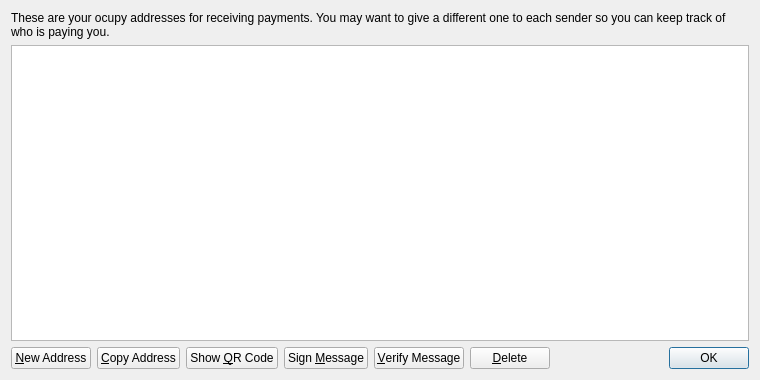
<?xml version="1.0" encoding="UTF-8"?>
<ui version="4.0">
 <class>AddressBookPage</class>
 <widget class="QWidget" name="AddressBookPage">
  <property name="geometry">
   <rect>
    <x>0</x>
    <y>0</y>
    <width>760</width>
    <height>380</height>
   </rect>
  </property>
  <property name="windowTitle">
   <string>Address Book</string>
  </property>
  <layout class="QVBoxLayout" name="verticalLayout">
   <item>
    <widget class="QLabel" name="labelExplanation">
     <property name="text">
      <string>These are your ocupy addresses for receiving payments. You may want to give a different one to each sender so you can keep track of who is paying you.</string>
     </property>
     <property name="textFormat">
      <enum>Qt::PlainText</enum>
     </property>
     <property name="wordWrap">
      <bool>true</bool>
     </property>
    </widget>
   </item>
   <item>
    <widget class="QTableView" name="tableView">
     <property name="contextMenuPolicy">
      <enum>Qt::CustomContextMenu</enum>
     </property>
     <property name="toolTip">
      <string>Double-click to edit address or label</string>
     </property>
     <property name="tabKeyNavigation">
      <bool>false</bool>
     </property>
     <property name="alternatingRowColors">
      <bool>true</bool>
     </property>
     <property name="selectionMode">
      <enum>QAbstractItemView::SingleSelection</enum>
     </property>
     <property name="selectionBehavior">
      <enum>QAbstractItemView::SelectRows</enum>
     </property>
     <property name="sortingEnabled">
      <bool>true</bool>
     </property>
     <attribute name="verticalHeaderVisible">
      <bool>false</bool>
     </attribute>
    </widget>
   </item>
   <item>
    <layout class="QHBoxLayout" name="horizontalLayout">
     <item>
      <widget class="QPushButton" name="newAddressButton">
       <property name="toolTip">
        <string>Create a new address</string>
       </property>
       <property name="text">
        <string>&amp;New Address</string>
       </property>
       <property name="icon">
        <iconset resource="../bitcoin.qrc">
         <normaloff>:/icons/add</normaloff>:/icons/add</iconset>
       </property>
      </widget>
     </item>
     <item>
      <widget class="QPushButton" name="copyToClipboard">
       <property name="toolTip">
        <string>Copy the currently selected address to the system clipboard</string>
       </property>
       <property name="text">
        <string>&amp;Copy Address</string>
       </property>
       <property name="icon">
        <iconset resource="../bitcoin.qrc">
         <normaloff>:/icons/editcopy</normaloff>:/icons/editcopy</iconset>
       </property>
      </widget>
     </item>
     <item>
      <widget class="QPushButton" name="showQRCode">
       <property name="text">
        <string>Show &amp;QR Code</string>
       </property>
       <property name="icon">
        <iconset resource="../bitcoin.qrc">
         <normaloff>:/icons/qrcode</normaloff>:/icons/qrcode</iconset>
       </property>
      </widget>
     </item>
     <item>
      <widget class="QPushButton" name="signMessage">
       <property name="toolTip">
        <string>Sign a message to prove you own a ocupy address</string>
       </property>
       <property name="text">
        <string>Sign &amp;Message</string>
       </property>
       <property name="icon">
        <iconset resource="../bitcoin.qrc">
         <normaloff>:/icons/edit</normaloff>:/icons/edit</iconset>
       </property>
      </widget>
     </item>
     <item>
      <widget class="QPushButton" name="verifyMessage">
       <property name="toolTip">
        <string>Verify a message to ensure it was signed with a specified ocupy address</string>
       </property>
       <property name="text">
        <string>&amp;Verify Message</string>
       </property>
       <property name="icon">
        <iconset resource="../bitcoin.qrc">
         <normaloff>:/icons/transaction_0</normaloff>:/icons/transaction_0</iconset>
       </property>
      </widget>
     </item>
     <item>
      <widget class="QPushButton" name="deleteButton">
       <property name="toolTip">
        <string>Delete the currently selected address from the list</string>
       </property>
       <property name="text">
        <string>&amp;Delete</string>
       </property>
       <property name="icon">
        <iconset resource="../bitcoin.qrc">
         <normaloff>:/icons/remove</normaloff>:/icons/remove</iconset>
       </property>
      </widget>
     </item>
     <item>
      <spacer name="horizontalSpacer">
       <property name="orientation">
        <enum>Qt::Horizontal</enum>
       </property>
       <property name="sizeHint" stdset="0">
        <size>
         <width>40</width>
         <height>20</height>
        </size>
       </property>
      </spacer>
     </item>
     <item>
      <widget class="QDialogButtonBox" name="buttonBox">
       <property name="sizePolicy">
        <sizepolicy hsizetype="Maximum" vsizetype="Fixed">
         <horstretch>0</horstretch>
         <verstretch>0</verstretch>
        </sizepolicy>
       </property>
       <property name="standardButtons">
        <set>QDialogButtonBox::Ok</set>
       </property>
      </widget>
     </item>
    </layout>
   </item>
  </layout>
 </widget>
 <resources>
  <include location="../bitcoin.qrc"/>
 </resources>
 <connections/>
</ui>
